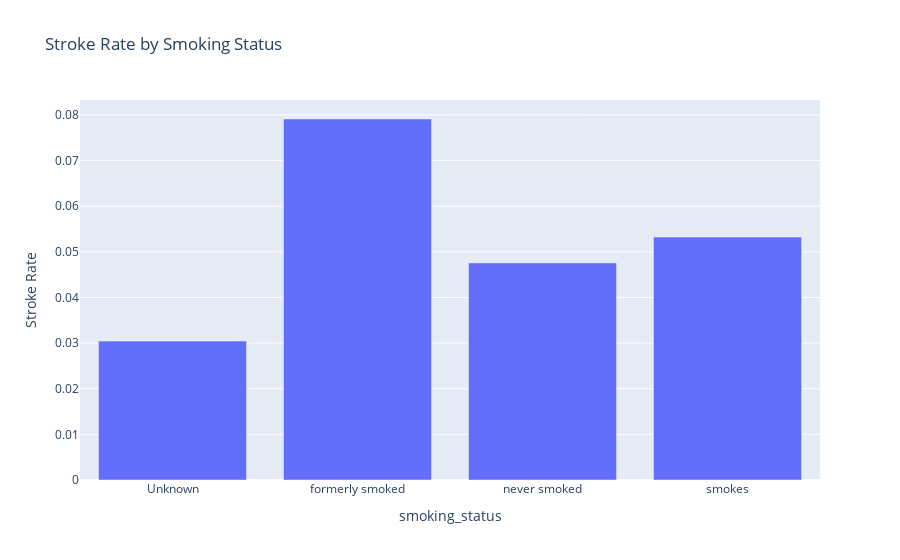

Notebook source saved alongside this figure:
### Code cell
#Stroke Rate by Smoking Status
stroke_by_smoking = data.groupby('smoking_status')['stroke'].mean().reset_index()

fig = px.bar(stroke_by_smoking, x='smoking_status', y='stroke',
             labels={'stroke': 'Stroke Rate'},
             title='Stroke Rate by Smoking Status')
fig.show()

### Figure 1 — Plotly figure (JSON) as saved in the notebook; plotly's stock layout.template omitted (floating-point values rounded to 4 significant figures)
{"data": [{"hovertemplate": "smoking_status=%{x}<br>Stroke Rate=%{y}<extra></extra>", "legendgroup": "", "marker": {"color": "#636efa", "pattern": {"shape": ""}}, "name": "", "orientation": "v", "showlegend": false, "textposition": "auto", "type": "bar", "x": ["Unknown", "formerly smoked", "never smoked", "smokes"], "xaxis": "x", "y": [0.03044, 0.0791, 0.04757, 0.05323], "yaxis": "y"}], "layout": {"barmode": "relative", "legend": {"tracegroupgap": 0}, "title": {"text": "Stroke Rate by Smoking Status"}, "xaxis": {"anchor": "y", "domain": [0, 1], "title": {"text": "smoking_status"}}, "yaxis": {"anchor": "x", "domain": [0, 1], "title": {"text": "Stroke Rate"}}}}
